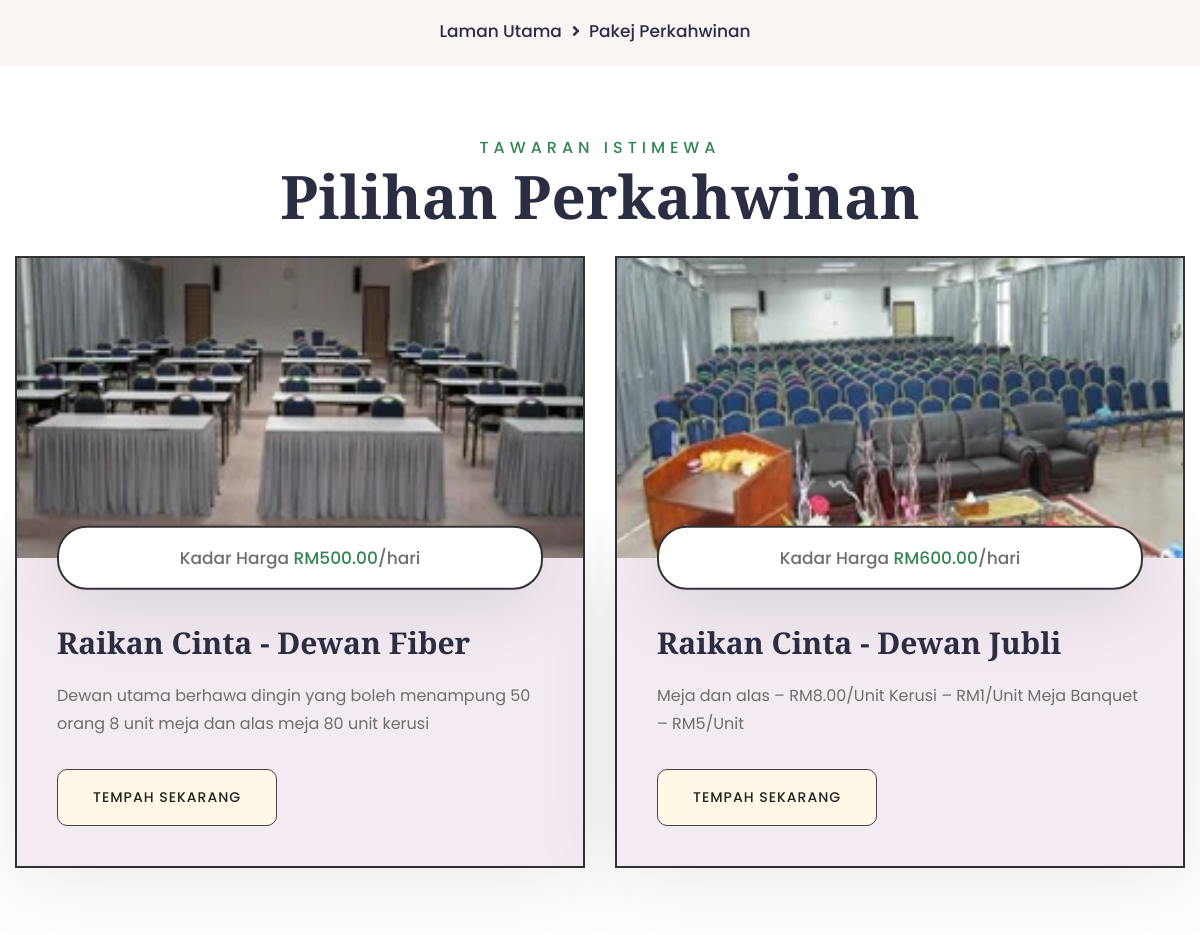
The app's page /pakejPerkahwinan.php (middle part), older data.
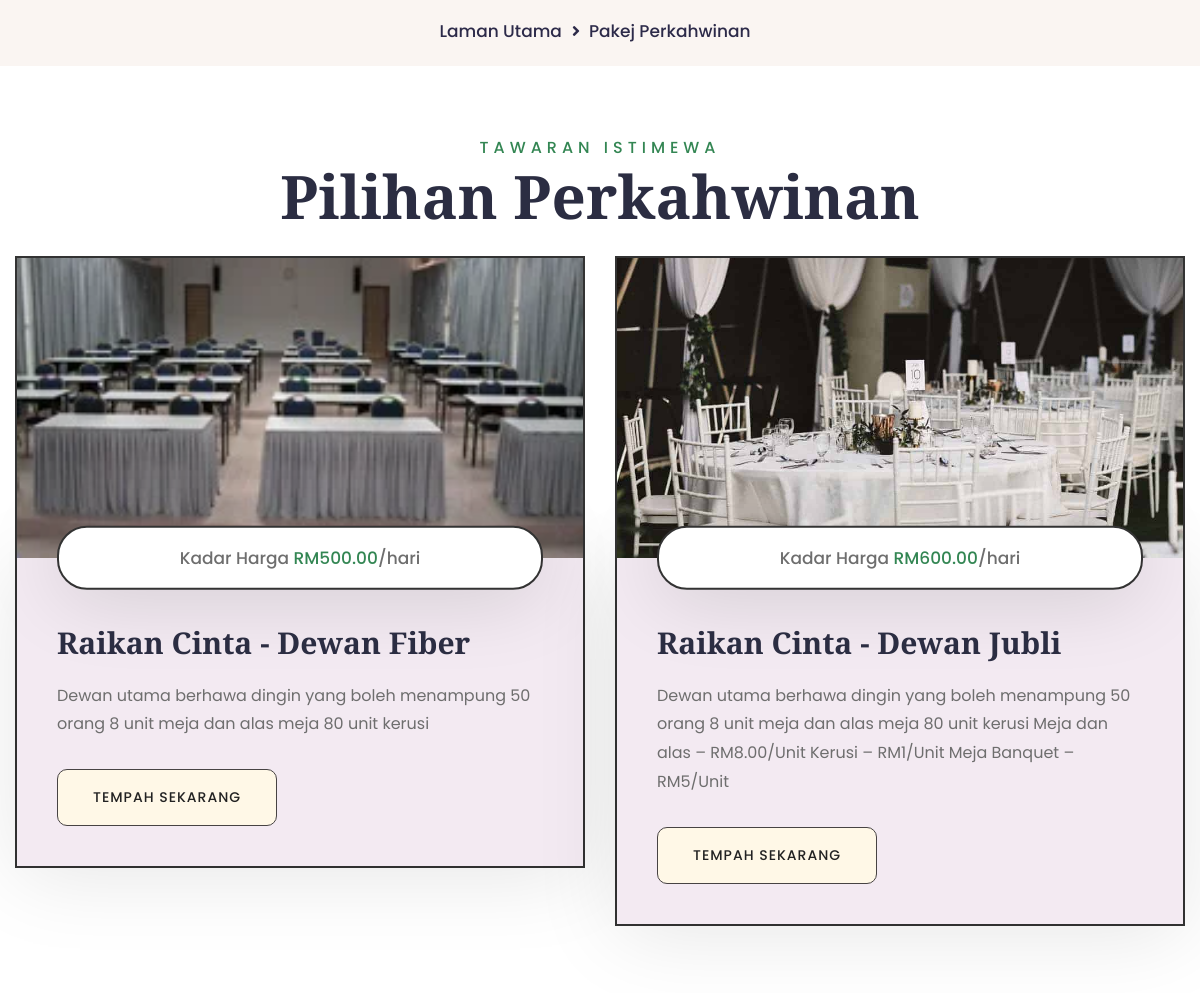
The same page, newer data.
### tables this page shows
CREATE TABLE `perkahwinan` (
  `id_perkahwinan` int(11) NOT NULL,
  `nama_pekej_kahwin` varchar(255) NOT NULL,
  `harga_pekej` decimal(10,2) NOT NULL,
  `huraian` text NOT NULL,
  `huraian_pendek` text NOT NULL,
  `id_dewan` int(10) NOT NULL,
  `gambar_pekej` varchar(255) NOT NULL
);

### Models/pekejPerkahwinan.php (called while the page is built, shortened)
<?php
    class PekejPerkahwinan extends Dewan{
        private $id_pekej;
        private $nama_pekej;
        private $harga_pekej;
        private $penerangan_pendek;
        private $gambar_pekej;
        public function __construct($idDewan, $nama, $kadar_sewa, $kapasiti, $penerangan, $status, $gambar, $id_pekej, $nama_pekej, $harga_pekej, $penerangan_pendek, $penerangan_penuh, $gambar_pekej){
            $this->id_pekej = $id_pekej;
            $this->nama_pekej = $nama_pekej;
            $this->harga_pekej = $harga_pekej;
            $this->penerangan_pendek = $penerangan_pendek;
            $this->gambar_pekej = $gambar_pekej;
        }
        public function getIdPekej(){
            return $this->id_pekej;
        }
        public function getNamaPekej(){
            return $this->nama_pekej;
        }
        public function getHargaPekej(){
            return $this->harga_pekej;
        }
        public function getPeneranganPendek(){
            return $this->penerangan_pendek;
        }
        public function getGambarPekej(){
            return $this->gambar_pekej;
        }
        public static function getAllPekejPerkahwinan() {
            $conn = DBConnection::getConnection();
            $sql = "SELECT
                        p.id_perkahwinan,
                        p.nama_pekej_kahwin,
                        p.harga_pekej,
                        p.huraian,
                        p.huraian_pendek,
                        p.gambar_pekej,
                        d.id_dewan,
                        d.nama_dewan,
                        d.kadar_sewa,
                        d.bilangan_muatan,
                        d.penerangan,
                        d.status_dewan,
                        d.gambar
                    FROM
                        perkahwinan p
                    JOIN
                        dewan d
                    ON
                        p.id_dewan = d.id_dewan";
            $result = $conn->query($sql);
            $packages = [];
            if ($result) {
                while ($row = $result->fetch_assoc()) {
                    $package = new PekejPerkahwinan(
                        $row['id_dewan'],
                        $row['nama_dewan'],
                        $row['kadar_sewa'],
                        $row['bilangan_muatan'],
                        $row['penerangan'],
                        $row['status_dewan'],
                        $row['gambar'],
                        $row['id_perkahwinan'],
                        $row['nama_pekej_kahwin'],
                        $row['harga_pekej'],
                        $row['huraian_pendek'],
                        $row['huraian'],
                        $row['gambar_pekej']
                    );
                    array_push($packages, $package);
                }
            }
            return $packages;
        }
    }

### pakejPerkahwinan.php (the view, shortened to what this page needs)
<!DOCTYPE html>
<html lang="en">
<head>
	<link href="assets/css/bootstrap.css" rel="stylesheet">
	<link href="assets/css/style.css" rel="stylesheet">
	<link href="assets/css/responsive.css" rel="stylesheet">
	<link href="assets/css/color.css" rel="stylesheet">
</head>
<body>
	<div class="page-wrapper">
		<?php include 'partials/header.php';
		include_once 'Models/pekejPerkahwinan.php' ?>
		<div class="bredcrumb-wrap">
			<div class="auto-container">
				<ul class="bredcrumb-list">
					<li><a href="index.php">Laman Utama</a></li>
					<li>Pakej Perkahwinan</li>
				</ul>
			</div>
		</div>
		<section class="section-padding">
			<div class="auto-container">
				<div class="section_heading text-center mb_30 mt_30">
					<span class="section_heading_title_small">TAWARAN ISTIMEWA</span>
					<h2 class="section_heading_title_big">Pilihan Perkahwinan</h2>
				</div>
				<div class="row">
					<?php $semuaPekej = PekejPerkahwinan::getAllPekejPerkahwinan();
					$wowDelay = 1.0;
					foreach ($semuaPekej as $pekej) { ?>
						<div class="col-lg-6 col-md-6">
							<div class="room-1-block wow fadeInUp" data-wow-delay="<?php echo $wowDelay; ?>s" data-wow-duration=".8s">
								<div class="room-1-image hvr-img-zoom-1">
									<img src="<?php echo $pekej->getGambarPekej(); ?>" alt="<?php echo $pekej->getNamaPekej(); ?>" style="width: 100%; height: 300px; object-fit: cover;">
								</div>
								<div class="room-1-content">
									<p class="room-1-meta-info">Kadar Harga <span class="theme-color">RM<?php echo $pekej->getHargaPekej(); ?></span>/hari</p>
									<h4 class="room-1-title mb_20">
										<a href="perkahwinanDetail.php?id_perkahwinan=<?php echo $pekej->getIdPekej(); ?>"><?php echo $pekej->getNamaPekej(); ?></a>
									</h4>
									<p class="room-1-text mb_30"><?php echo $pekej->getPeneranganPendek(); ?></p>
									<div class="link-btn">
										<a href="perkahwinanDetail.php?id_perkahwinan=<?php echo $pekej->getIdPekej(); ?>" class="btn-1 btn-alt">Tempah Sekarang <span></span></a>
									</div>
								</div>
							</div>
						</div>
					<?php
						$wowDelay += 0.2;
					}
					?>
				</div>
			</div>
		</section>
	</div>
</body>
</html>

### assets/css/responsive.css (style rules this page uses)
@media only screen and (max-width: 7000px) { .page-wrapper { overflow: hidden; } }
@media only screen and (max-width: 1200px) { .section_heading { position: relative; z-index: 1; } }

### assets/css/color.css (style rules this page uses)
:root { --theme-color: #338653; }

### assets/css/elpath.css (style rules this page uses)
.mt_30 { margin-top: 30px; }
.mb_20 { margin-bottom: 20px; }
.mb_30 { margin-bottom: 30px; }

### pakejPerkahwinan.php (style rules this page uses)
body { font-size: 14px; color: #6E6E6E; line-height: 1.7em; font-weight: 400; -webkit-font-smoothing: antialiased; background: rgb(255, 255, 255); font-family: 'Poppins'; }
.btn-1 { position: relative; display: inline-flex; overflow: hidden; padding: 17px 35px 16px; text-align: center; z-index: 1; letter-spacing: 1px; color: white; font-weight: 500; text-transform: uppercase; transition: .5s; background-color: #c77a63; }
.section-padding { padding: 40px 0; }
.text-center { text-align: center; }

Row changes from the older to the newer data that the page shows:
changed perkahwinan "Raikan Cinta - Dewan Jubli": gambar_pekej: a different picture; huraian_pendek "Meja dan alas – RM8.00/Unit Kerusi – RM1/Unit Meja Banquet – RM5/Unit" → "Dewan utama berhawa dingin yang boleh menampung 50 orang 8 unit meja dan alas meja 80 unit kerusi Meja dan alas –…"
